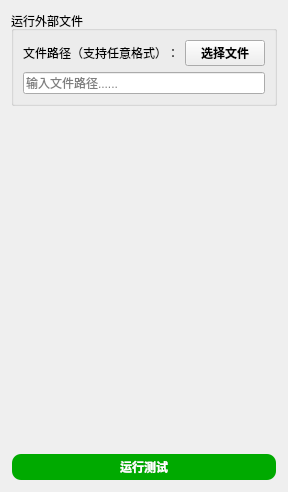
       <widget class="QWidget" name="tab_38">
        <attribute name="title">
         <string>运行外部文件</string>
        </attribute>
        <layout class="QVBoxLayout" name="verticalLayout_82">
         <item>
          <widget class="QGroupBox" name="groupBox_52">
           <property name="title">
            <string>运行外部文件</string>
           </property>
           <layout class="QGridLayout" name="gridLayout_56" columnstretch="1,1">
            <item row="0" column="0">
             <widget class="QLabel" name="label_149">
              <property name="text">
               <string>文件路径（支持任意格式）：</string>
              </property>
             </widget>
            </item>
            <item row="0" column="1">
             <widget class="QPushButton" name="pushButton_43">
              <property name="font">
               <font>
                <family>微软雅黑</family>
                <bold>true</bold>
               </font>
              </property>
              <property name="text">
               <string>选择文件</string>
              </property>
             </widget>
            </item>
            <item row="1" column="0" colspan="2">
             <widget class="QLineEdit" name="lineEdit_27">
              <property name="placeholderText">
               <string>输入文件路径......</string>
              </property>
             </widget>
            </item>
           </layout>
          </widget>
         </item>
         <item>
          <spacer name="verticalSpacer_32">
           <property name="orientation">
            <enum>Qt::Orientation::Vertical</enum>
           </property>
           <property name="sizeHint" stdset="0">
            <size>
             <width>20</width>
             <height>341</height>
            </size>
           </property>
          </spacer>
         </item>
         <item>
          <widget class="QPushButton" name="pushButton_42">
           <property name="palette">
            <palette>
             <active>
              <colorrole role="WindowText">
               <brush brushstyle="SolidPattern">
                <color alpha="255">
                 <red>255</red>
                 <green>255</green>
                 <blue>255</blue>
                </color>
               </brush>
              </colorrole>
              <colorrole role="Button">
               <brush brushstyle="SolidPattern">
                <color alpha="255">
                 <red>0</red>
                 <green>170</green>
                 <blue>0</blue>
                </color>
               </brush>
              </colorrole>
              <colorrole role="Text">
               <brush brushstyle="SolidPattern">
                <color alpha="255">
                 <red>255</red>
                 <green>255</green>
                 <blue>255</blue>
                </color>
               </brush>
              </colorrole>
              <colorrole role="ButtonText">
               <brush brushstyle="SolidPattern">
                <color alpha="255">
                 <red>255</red>
                 <green>255</green>
                 <blue>255</blue>
                </color>
               </brush>
              </colorrole>
              <colorrole role="Base">
               <brush brushstyle="SolidPattern">
                <color alpha="255">
                 <red>0</red>
                 <green>170</green>
                 <blue>0</blue>
                </color>
               </brush>
              </colorrole>
              <colorrole role="Window">
               <brush brushstyle="SolidPattern">
                <color alpha="255">
                 <red>0</red>
                 <green>170</green>
                 <blue>0</blue>
                </color>
               </brush>
              </colorrole>
              <colorrole role="PlaceholderText">
               <brush brushstyle="NoBrush">
                <color alpha="128">
                 <red>255</red>
                 <green>255</green>
                 <blue>255</blue>
                </color>
               </brush>
              </colorrole>
             </active>
             <inactive>
              <colorrole role="WindowText">
               <brush brushstyle="SolidPattern">
                <color alpha="255">
                 <red>255</red>
                 <green>255</green>
                 <blue>255</blue>
                </color>
               </brush>
              </colorrole>
              <colorrole role="Button">
               <brush brushstyle="SolidPattern">
                <color alpha="255">
                 <red>0</red>
                 <green>170</green>
                 <blue>0</blue>
                </color>
               </brush>
              </colorrole>
              <colorrole role="Text">
               <brush brushstyle="SolidPattern">
                <color alpha="255">
                 <red>255</red>
                 <green>255</green>
                 <blue>255</blue>
                </color>
               </brush>
              </colorrole>
              <colorrole role="ButtonText">
               <brush brushstyle="SolidPattern">
                <color alpha="255">
                 <red>255</red>
                 <green>255</green>
                 <blue>255</blue>
                </color>
               </brush>
              </colorrole>
              <colorrole role="Base">
               <brush brushstyle="SolidPattern">
                <color alpha="255">
                 <red>0</red>
                 <green>170</green>
                 <blue>0</blue>
                </color>
               </brush>
              </colorrole>
              <colorrole role="Window">
               <brush brushstyle="SolidPattern">
                <color alpha="255">
                 <red>0</red>
                 <green>170</green>
                 <blue>0</blue>
                </color>
               </brush>
              </colorrole>
              <colorrole role="PlaceholderText">
               <brush brushstyle="NoBrush">
                <color alpha="128">
                 <red>255</red>
                 <green>255</green>
                 <blue>255</blue>
                </color>
               </brush>
              </colorrole>
             </inactive>
             <disabled>
              <colorrole role="WindowText">
               <brush brushstyle="SolidPattern">
                <color alpha="255">
                 <red>255</red>
                 <green>255</green>
                 <blue>255</blue>
                </color>
               </brush>
              </colorrole>
              <colorrole role="Button">
               <brush brushstyle="SolidPattern">
                <color alpha="255">
                 <red>0</red>
                 <green>170</green>
                 <blue>0</blue>
                </color>
               </brush>
              </colorrole>
              <colorrole role="Text">
               <brush brushstyle="SolidPattern">
                <color alpha="255">
                 <red>255</red>
                 <green>255</green>
                 <blue>255</blue>
                </color>
               </brush>
              </colorrole>
              <colorrole role="ButtonText">
               <brush brushstyle="SolidPattern">
                <color alpha="92">
                 <red>0</red>
                 <green>0</green>
                 <blue>0</blue>
                </color>
               </brush>
              </colorrole>
              <colorrole role="Base">
               <brush brushstyle="SolidPattern">
                <color alpha="255">
                 <red>0</red>
                 <green>170</green>
                 <blue>0</blue>
                </color>
               </brush>
              </colorrole>
              <colorrole role="Window">
               <brush brushstyle="SolidPattern">
                <color alpha="255">
                 <red>0</red>
                 <green>170</green>
                 <blue>0</blue>
                </color>
               </brush>
              </colorrole>
              <colorrole role="PlaceholderText">
               <brush brushstyle="NoBrush">
                <color alpha="128">
                 <red>255</red>
                 <green>255</green>
                 <blue>255</blue>
                </color>
               </brush>
              </colorrole>
             </disabled>
            </palette>
           </property>
           <property name="font">
            <font>
             <family>Microsoft YaHei</family>
             <bold>true</bold>
            </font>
           </property>
           <property name="styleSheet">
            <string notr="true">QPushButton {
    background-color: rgb(0, 170, 0);
    color: white;
    border-radius: 10px; /* 设置圆角半径 */
    font-family: 'Microsoft YaHei'; /* 设置字体为微软雅黑 */
    padding: 3px 5px; /* 设置内边距，使按钮看起来更美观 */
    border: 2px solid transparent; /* 设置边框为透明 */
}

QPushButton:hover {
    background-color: rgb(0, 150, 0); /* 设置鼠标悬停时的背景颜色 */
}

QPushButton:pressed {
    background-color: rgb(0, 100, 0); /* 设置按钮按下时的背景颜色 */
}
</string>
           </property>
           <property name="text">
            <string>运行测试</string>
           </property>
          </widget>
         </item>
        </layout>
       </widget>
